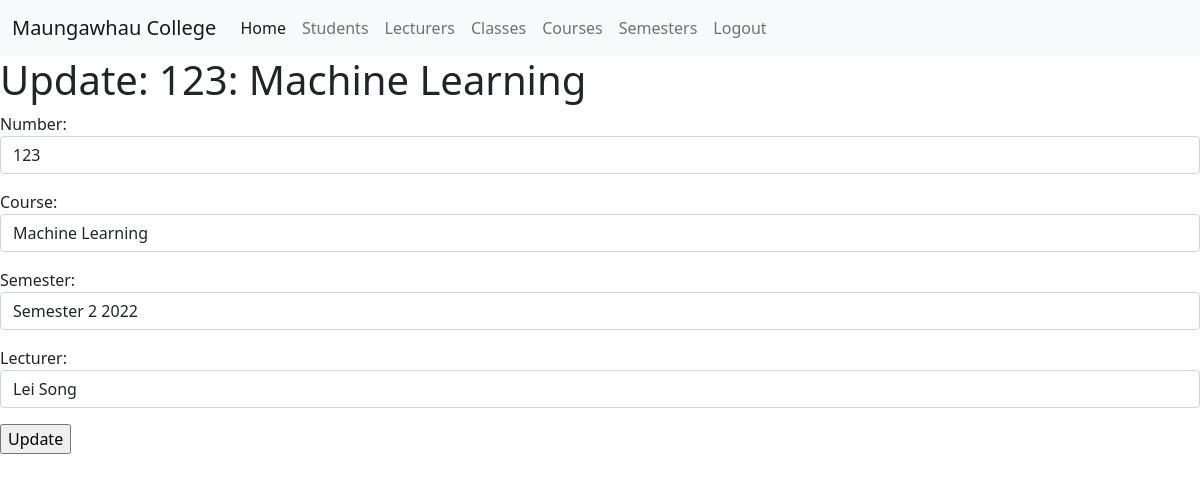
Screenshot of /class/14/update (signed in) with the database file from the repository.
### attendance/models.py (models this page shows, shortened)
class Class(models.Model):
    number = models.CharField(max_length=6)
    course = models.ForeignKey(Course, on_delete=models.CASCADE)
    semester = models.ForeignKey(Semester, on_delete=models.CASCADE)
    lecturer = models.ForeignKey(Lecturer, on_delete=models.SET_NULL, blank=True, null=True)
    students = models.ManyToManyField(Student, blank=True, null=True, related_name="enrolled_student")
    def __str__(self):
        return self.number +": "+self.course.__str__()

class Course(models.Model):
    code = models.CharField(max_length=9)
    name = models.CharField(max_length=50)
    def __str__(self):
        return self.name

### attendance/views.py (the view)
# urls.py: path('class/<int:pk>/update', UpdateClassView.as_view(), name="update-class"),
class UpdateClassView(UpdateView):
    model = Class
    form_class = ClassForm
    template_name = "reusable/update-reusable.html"

### attendance/forms.py
class ClassForm(forms.ModelForm):
    class Meta:
        model = Class
        fields = ('number', 'course', 'semester', 'lecturer')
        widgets = {
            'number': forms.TextInput(attrs={'class': 'form-control'}),
            'course': forms.Select(attrs={'class': 'form-control'}),
            'semester': forms.Select(attrs={'class': 'form-control'}),
            'lecturer': forms.Select(attrs={'class': 'form-control'}),
        }

### attendance/models.py (called while the page is built)
    def __str__(self):
        return self.user.first_name + " " + self.user.last_name

    def __str__(self):
        return self.name + " " + self.year

### attendance/templates/reusable/update-reusable.html (shortened to what this page needs)
{% extends "base.html" %}
{% block content %}
    {% if user.is_authenticated  and user.is_superuser %}
        {% if "lecturer" in request.path or "student" in request.path %}
            <h1>Update: {{ user.first_name }} {{ user.last_name }}</h1>
        {% elif "class" in request.path %}
            <h1>Update: {{ class }}</h1>
        {% elif "course" in request.path %}
            <h1>Update: {{ course }}</h1>
        {% elif "semester" in request.path %}
            <h1>Update: {{ semester }}</h1>
        {% endif %}
        <div>
            <form method="post" enctype="multipart/form-data">
                {{ form.as_p }}
                <input type="submit" value="Update">
            </form>
        </div>
    {% else %}
        <h1>YOU DONT HAVE ACCESS</h1>
    {% endif %}
{% endblock %}

### rows the page displays
Class: number+course "123: Machine Learning", number "123", course "Machine Learning", semester "Semester 2 2022", lecturer "Lei Song"
